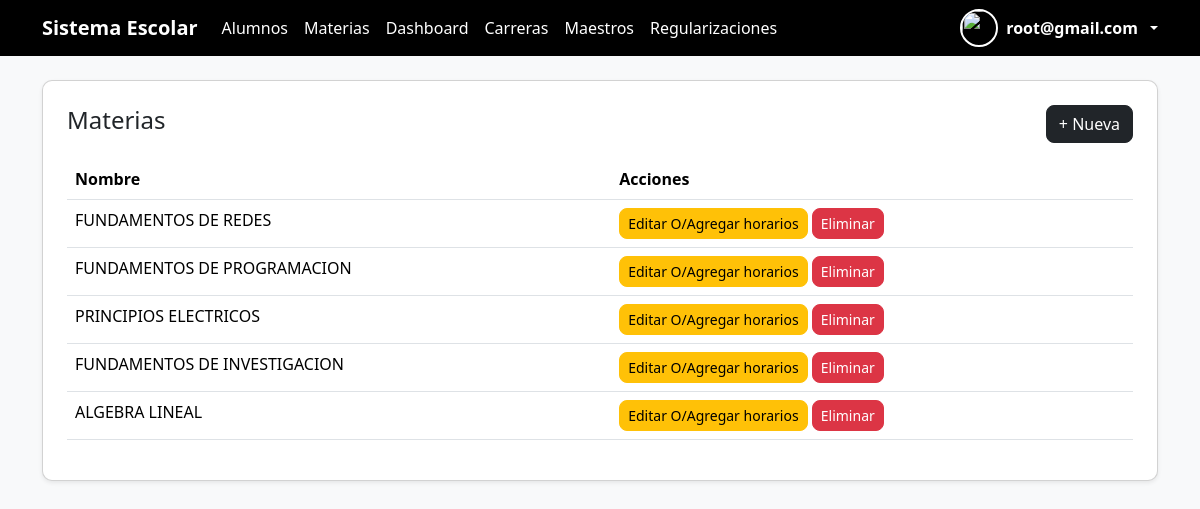
Page /alumnos/materias/ (signed in) on the committed database.
### alumnos/models.py (models this page shows, shortened)
class Materia(models.Model):
    nombre = models.CharField(max_length=100)
    clave = models.CharField(max_length=20)
    carreras = models.ManyToManyField(Carrera)
    maestro = models.ForeignKey(Maestro, on_delete=models.CASCADE, null=True, blank=True)
    DIA_CHOICES = [
    ('Lunes', 'Lunes'),
    ('Martes', 'Martes'),
    ('Miercoles', 'Miércoles'),
    ('Jueves', 'Jueves'),
    ('Viernes', 'Viernes'),
    ]
    dia = models.CharField(max_length=10, choices=DIA_CHOICES, null=True, blank=True)
    hora_inicio = models.TimeField(null=True, blank=True)
    hora_fin = models.TimeField(null=True, blank=True)
    SEMESTRE_CHOICES = [
        (1, '1° Semestre'),
        (2, '2° Semestre'),
        (3, '3° Semestre'),
        (4, '4° Semestre'),
        (5, '5° Semestre'),
        (6, '6° Semestre'),
        (7, '7° Semestre'),
        (8, '8° Semestre'),
    ]
    semestre = models.IntegerField(choices=SEMESTRE_CHOICES, default=1)

### alumnos/views.py (the view)
# urls.py: path('materias/', views.lista_materias, name='lista_materias'),
@login_required
def lista_materias(request):
    materias = Materia.objects.all()
    return render(request, 'alumnos/lista_materias.html', {'materias': materias})

### alumnos/context_processors.py (called while the page is built)
def roles_usuario(request):
    user = request.user
    if user.is_authenticated:
        return {
            'es_admin': user.is_superuser or user.groups.filter(name='admin').exists(),
            'es_maestro': user.groups.filter(name='maestro').exists(),
            'es_alumno': user.groups.filter(name='alumno').exists(),
        }
    return {}

### alumnos/templates/alumnos/lista_materias.html (shortened to what this page needs)
{% extends 'base.html' %}
{% block content %}
<div class="card p-4 shadow-sm">
    <div class="d-flex justify-content-between align-items-center mb-3">
        <h4>Materias</h4>
        <a href="{% url 'crear_materia' %}" class="btn btn-dark">+ Nueva</a>
    </div>
    <table class="table table-hover">
        <thead>
            <tr>
                <th>Nombre</th>
                <th>Acciones</th>
            </tr>
        </thead>
        <tbody>
            {% for materia in materias %}
            <tr>
                <td>{{ materia.nombre }}</td>
                <td>
                    {% if request.user.is_superuser %}
                    <button
                        class="btn btn-warning btn-sm"
                        onclick="abrirModalEditar({{ materia.id }})">
                        Editar O/Agregar horarios
                    </button>
                    {% endif %}
                    {% if request.user.is_superuser %}
                    <button
                        class="btn btn-danger btn-sm"
                        data-id="{{ materia.id }}"
                        onclick="confirmarEliminarMateria(this)">
                        Eliminar
                    </button>
                    {% endif %}
                </td>
            </tr>
            {% empty %}
            <tr>
                <td colspan="2">No hay materias</td>
            </tr>
            {% endfor %}
        </tbody>
    </table>
</div>
{% endblock %}

### alumnos/templates/base.html (shortened to what this page needs)
{% load static %}
<!DOCTYPE html>
<html lang="es">
<head>
    <link href="https://cdn.jsdelivr.net/npm/bootstrap@5.3.7/dist/css/bootstrap.min.css" rel="stylesheet">
    <link rel="stylesheet" href="https://cdn.jsdelivr.net/npm/bootstrap-icons@1.11.3/font/bootstrap-icons.css">
</head>
<body>
{% if user.is_authenticated %}
<nav class="navbar navbar-expand-lg">
    <div class="container">
        <a class="navbar-brand" href="/alumnos/">
            Sistema Escolar
        </a>
        <div class="collapse navbar-collapse">
            <ul class="navbar-nav me-auto">
                {% if es_admin %}
                    <li class="nav-item">
                        <a class="nav-link" href="/alumnos">Alumnos</a>
                    </li>
                    <li class="nav-item">
                        <a class="nav-link" href="/alumnos/materias/">Materias</a>
                    </li>
                    <li class="nav-item">
                        <a class="nav-link" href="/alumnos/dashboard/">Dashboard</a>
                    </li>
                    <li class="nav-item">
                        <a class="nav-link" href="{% url 'lista_carreras' %}">Carreras</a>
                    </li>
                    <li class="nav-item">
                        <a class="nav-link" href="{% url 'lista_maestros' %}">Maestros</a>
                    </li>
                {% endif %}
                    {% if es_admin or es_maestro %}
                        <li class="nav-item">
                            <a class="nav-link" href="{% url 'lista_regularizaciones' %}">
                                Regularizaciones
                            </a>
                        </li>
                    {% endif %}
            </ul>
<div class="dropdown">
    <a class="d-flex align-items-center gap-2 text-white text-decoration-none dropdown-toggle"
       href="#"
       role="button"
       data-bs-toggle="dropdown">
        {% if es_admin and request.user.directivo %}
            {% if request.user.directivo.foto %}
                <img src="{{ request.user.directivo.foto.url }}" class="avatar-navbar">
            {% else %}
                <img src="{% static 'img/avatar.jpg' %}" class="avatar-navbar">
            {% endif %}
            <div class="d-none d-md-block">
                <div class="fw-bold">{{ request.user.directivo.nombre }}</div>
            </div>
        {% else %}
            <img src="{% static 'img/avatar.jpg' %}" class="avatar-navbar">
            <div class="d-none d-md-block">
                <div class="fw-bold">{{ request.user.username }}</div>
            </div>
        {% endif %}
    </a>
</div>
        </div>
    </div>
</nav>
{% endif %}
<div class="container mt-4">
    {% block content %}
    {% endblock %}
</div>
<div id="toast-container" class="position-fixed top-0 end-0 p-3" style="z-index: 9999;"></div>
</body>
</html>

### alumnos/templates/base.html (style rules this page uses)
body { background-color: #f8f9fa; }
.navbar { background-color: black; }
.navbar-brand { font-weight: bold; color: white; }
.nav-link { color: white; }
.card { border-radius: 10px; }
.btn { border-radius: 8px; }
.avatar-navbar { width:38px; height:38px; border-radius:50%; object-fit:cover; border:2px solid white; }

### rows in the picture
Materia: nombre "FUNDAMENTOS DE REDES"
Materia: nombre "FUNDAMENTOS DE PROGRAMACION"
Materia: nombre "PRINCIPIOS ELECTRICOS"
Materia: nombre "FUNDAMENTOS DE INVESTIGACION"
Materia: nombre "ALGEBRA LINEAL"

### other values in the picture
{{ request.user.username }} "root@gmail.com"
